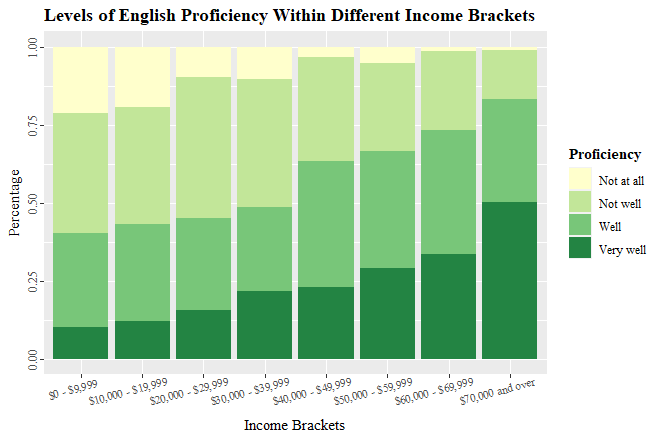

The script that drew this image:
library(tidyverse)
library(extrafont)
loadfonts()

df_unfiltered <- read.csv("Final_Report_of_the_Asian_American_Quality_of_Life__AAQoL__20231113.csv")

# Wrangling, 2609 observations to 1620 observations
df <- df_unfiltered %>%
  filter(US.Born == 'No') %>% # Filter for only immigrants, 256 rows removed.
  filter(Student != 'Student') %>% # Filter out full-time students, 297 rows removed.
  filter(Income != '') %>% # Filter for only response with income information, 167 rows removed
  filter(English.Speaking != '') %>% # Filter for only responses with proficiency information, 6 rows removed
  select(1,Income,'Proficiency'=English.Speaking,21:24,26:30,Age) %>% # Select only relevant variables
  na.omit() # Omit all cells with N/A, 263 rows removed.

# Redefining Proficiency as a ordinal variable
df$Proficiency <- factor(df$Proficiency, ordered = TRUE,
                         levels = c("Not at all", "Not well", "Well", "Very well"))

# Primary Visualization
df %>% ggplot(aes(x = Income, fill = Proficiency)) +
              geom_bar(position = 'fill') +
              scale_fill_brewer(palette = 15) +
              theme(axis.text.x = element_text(angle = 15, hjust = 0.7, size = 8, family = 'serif'),
                    axis.text.y = element_text(angle = 90, hjust = 0.5, family = "serif"),
                    axis.title = element_text(family = "serif"),
                    plot.title = element_text(family = "serif", face = "bold"),
                    legend.title = element_text(family = "serif", face = "bold"),
                    legend.text = element_text(family = "serif")) +
              labs(title = "Levels of English Proficiency Within Different Income Brackets",
                    x = "Income Brackets",
                    y = "Percentage")

# Redefining Age and Income for the second visualization
df <- df %>%
  mutate(Income5 = recode(Income, "$10,000 - $19,999" = "$10,000 - $29,999",
                                  "$20,000 - $29,999" = "$10,000 - $29,999",
                                  "$30,000 - $39,999" = "$30,000 - $49,999",
                                  "$40,000 - $49,999" = "$30,000 - $49,999",
                                  "$50,000 - $59,999" = "$50,000 - $69,999",
                                  "$60,000 - $69,999" = "$50,000 - $69,999")) %>% # Recode Income into 5 categories
  mutate(AgeCat = case_when(Age >= 18 & Age <= 34 ~ "Age 18-34",
                            Age >= 35 & Age <= 50 ~ "Age 35-50",
                            Age >= 51 & Age <= 64 ~ "Age 51-64",
                            Age >= 65 ~ "Age 65+",
                            TRUE ~ NA_character_)) # Create a categorical variable for age
  
# Secondary Visualization - Faceted by Age
df %>% ggplot(aes(x = Income5, fill = Proficiency)) +
  geom_bar(position = 'fill') +
  scale_fill_brewer(palette = 15) +
  facet_wrap(~ AgeCat) +
  theme(axis.text.x = element_text(angle = 15, hjust = 0.7, size = 8, family = 'serif'),
        axis.text.y = element_text(angle = 90, hjust = 0.5, family = "serif"),
        axis.title = element_text(family = "serif"),
        plot.title = element_text(family = "serif", face = "bold"),
        legend.title = element_text(family = "serif", face = "bold"),
        legend.text = element_text(family = "serif")) +
  labs(title = "Proficiency Level v.s. Income Brackets, Faceted by Age Groups",
       x = "Income Brackets",
       y = "Percentage")
